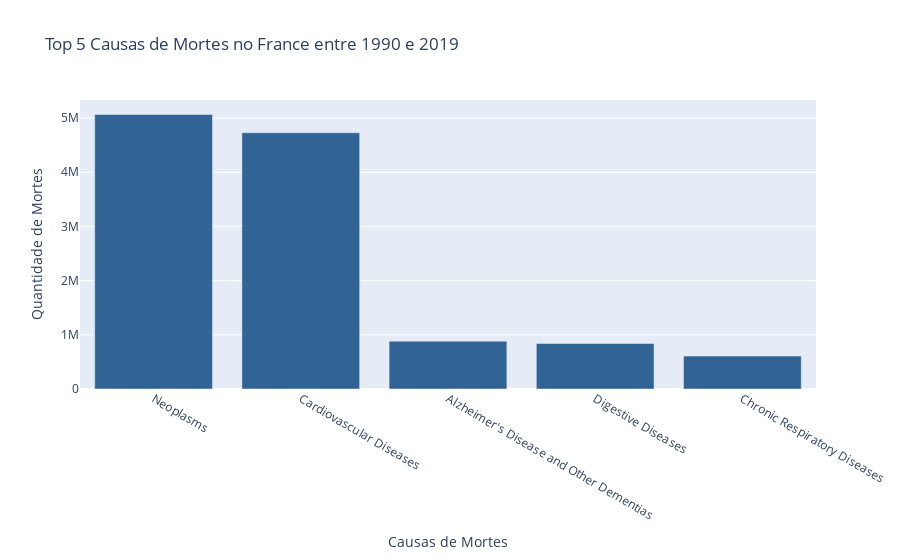

Notebook code for this chart:
### Code cell
top5_doencas('France')

### Figure 1 — Plotly figure (JSON) as saved in the notebook; plotly's stock layout.template omitted (floating-point values rounded to 4 significant figures)
{"data": [{"alignmentgroup": "True", "hovertemplate": "variable=0<br>Causas de Mortes=%{x}<br>Quantidade de Mortes=%{y}<extra></extra>", "legendgroup": "0", "marker": {"color": "#316395", "pattern": {"shape": ""}}, "name": "0", "offsetgroup": "0", "orientation": "v", "showlegend": true, "textposition": "auto", "type": "bar", "x": ["Neoplasms", "Cardiovascular Diseases", "Alzheimer's Disease and Other Dementias", "Digestive Diseases", "Chronic Respiratory Diseases"], "xaxis": "x", "y": [5067099, 4729313, 882954, 839800, 607771], "yaxis": "y"}], "layout": {"barmode": "relative", "legend": {"title": {"text": "variable"}, "tracegroupgap": 0}, "showlegend": false, "title": {"text": "Top 5 Causas de Mortes no France entre 1990 e 2019"}, "xaxis": {"anchor": "y", "domain": [0, 1], "title": {"text": "Causas de Mortes"}}, "yaxis": {"anchor": "x", "domain": [0, 1], "title": {"text": "Quantidade de Mortes"}}}}
